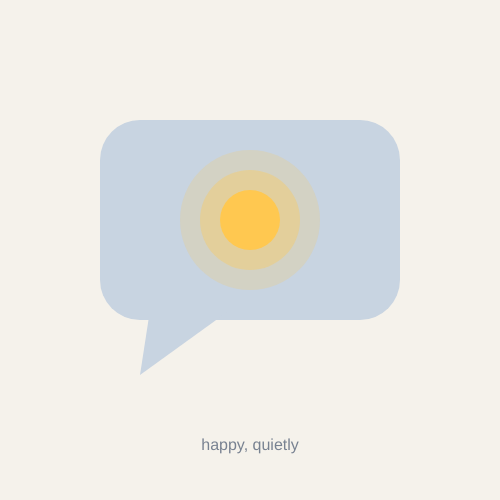
Frame 1 (no input)
Frame 2 (the mouse pressed at the canvas centre, redrawn once): identical to frame 1, image omitted

The p5.js sketch that drew this single still picture (run headless with seeded random() and noise() and a simulated clock; the mouse was pressed at the canvas centre and the sketch redrawn once):

// p5.js sketch
// ── sketch.js
// variables for colours and positions 
let bubbleColour;
let warmColour;
let centreX = 250;
let centreY = 220;

function setup() {
  createCanvas(500, 500);
  noStroke();   // no outlines, to keep it soft
  noLoop();     

  bubbleColour = color(200, 212, 225);   // quiet blue-grey
  warmColour = color(255, 200, 80);      // warm yellow
}

function draw() {
  background(245, 242, 235);

  fill(bubbleColour);
  rect(100, 120, 300, 200, 40);
  triangle(150, 310, 230, 310, 140, 375);

  fill(255, 200, 80, 50);
  ellipse(centreX, centreY, 140, 140);
  fill(255, 200, 80, 90);
  ellipse(centreX, centreY, 100, 100);

  fill(warmColour);
  ellipse(centreX, centreY, 60, 60);

  fill(120, 130, 145);
  textSize(16);
  textAlign(CENTER);
  text('happy, quietly', 250, 450);
}
